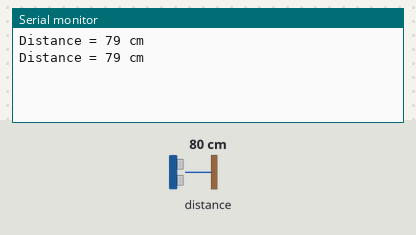
The sketch below on a simulated ESP8266 (NodeMCU). Shown: the last lines printed to the serial monitor. Wiring (inferred from the names in the program): ultrasonic range finder: trigger D2; echo D3. Inputs (shaded band) come from the test bench; at power-on: distance to the obstacle 80 cm. The echo pulse lasts 58.3 µs per cm.

Above: at 1.8 s.
1.9 s: distance to the obstacle set to 2 cm
At 2.8 s:
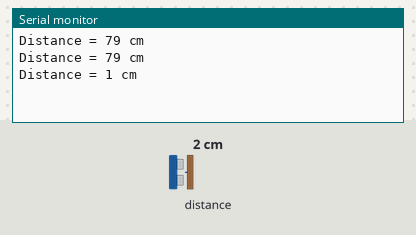
3.4 s: distance to the obstacle set to 4 cm
At 4.4 s:
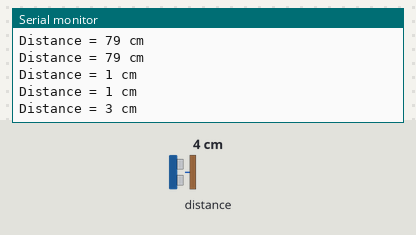
Timing chart, 0 to 6.4 s (numbered marks = the images above; inputs shaded):
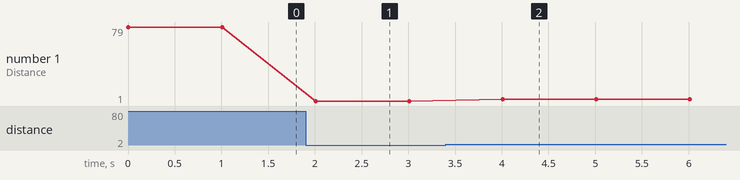

Measured:
- after the input at 1.9 s, the serial monitor: prints a new line after 0.11 s (image 1)
- after the input at 3.4 s, the serial monitor: prints a new line after 0.61 s (image 2)
- plotted number 1: 79 → 1 after the input at 1.9 s, 1 → 3 after the input at 3.4 s

The sketch:

tes_jsn_berhasil.ino.ino
```cpp
#include <ESP8266WiFi.h>

// Define Trig and Echo pin:
#define trigPin D2
#define echoPin D3

// Define variables:
long duration;
int distance;

void setup() {
  // Define inputs and outputs
  pinMode(trigPin, OUTPUT);
  pinMode(echoPin, INPUT);

  // Begin Serial communication at a baudrate of 9600:
  Serial.begin(115200);
}

void loop() {
  // Clear the trigPin by setting it LOW:
  digitalWrite(trigPin, LOW);

  delayMicroseconds(5);

 // Trigger the sensor by setting the trigPin high for 10 microseconds:
  digitalWrite(trigPin, HIGH);
  delayMicroseconds(10);
  digitalWrite(trigPin, LOW);

  // Read the echoPin. pulseIn() returns the duration (length of the pulse) in microseconds:
  duration = pulseIn(echoPin, HIGH);

  // Calculate the distance:
  distance = duration*0.034/2;

  // Print the distance on the Serial Monitor (Ctrl+Shift+M):
  Serial.print("Distance = ");
  Serial.print(distance);
  Serial.println(" cm");

  delay(1000);
}
```
